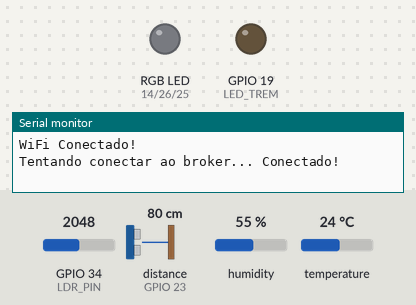
The sketch below on a simulated ESP32. On the bench: an RGB LED mixed from three pins (HIGH = lit), output pins drawn as LEDs (lit = HIGH), the last lines printed to the serial monitor. Wiring (inferred from the names in the program): ultrasonic range finder: trigger GPIO 22; echo GPIO 23. The test bench sets the inputs (shaded band); at power-on: distance to the obstacle (sensor on GPIO 23) 80 cm, GPIO 34 (LDR_PIN) = 2048, temperature 24 °C, humidity 55 %. The echo pulse lasts 58.3 µs per cm; WiFi joins after 1.5 s; servers stay silent unless stated; no MQTT or app messages arrive unless stated; not simulated (calls return 0 or success): env.h; names the files do not define were given values by the test bench: BROKER_PORT = 1883; pins used as bus, display or sensor lines are not drawn.

Above: at 4.2 s.
4.3 s: distance to the obstacle (sensor on GPIO 23) set to 18 cm
11.6 s: distance to the obstacle (sensor on GPIO 23) set to 13 cm
At 12.8 s:
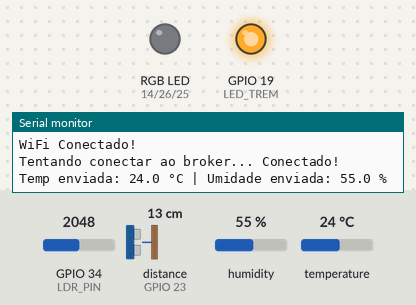
13.2 s: GPIO 34 (LDR_PIN) set to 2465
14.7 s: GPIO 34 (LDR_PIN) set to 2535
At 15.3 s:
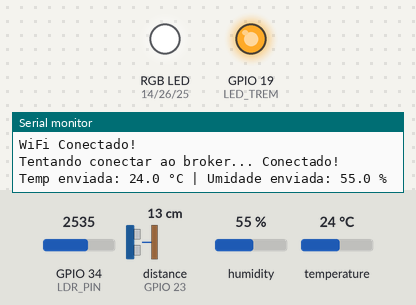
16.3 s: distance to the obstacle (sensor on GPIO 23) set to 35 cm
At 17.4 s:
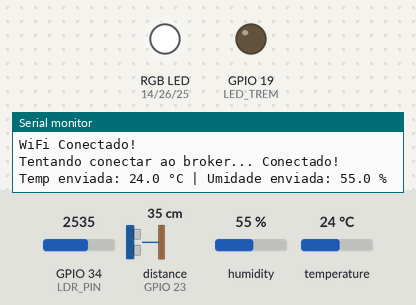
17.9 s: temperature set to 29 °C
19.4 s: temperature set to 32 °C
Timing chart, 0 to 22.4 s (numbered marks = the images above; inputs shaded):
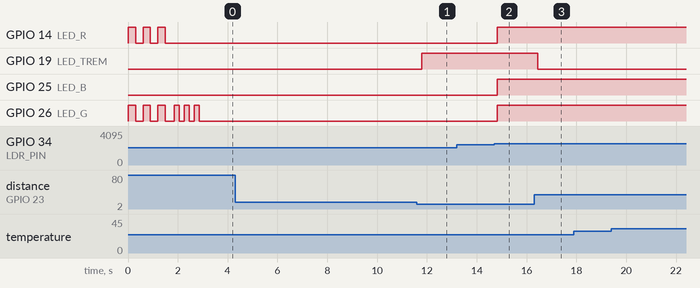

The sketch:

s1.ino
```cpp
#include <WiFi.h>                 // Biblioteca para conectar ao Wi-Fi
#include <WiFiClientSecure.h>     // Cliente HTTPS, necessário para MQTT seguro
#include <PubSubClient.h>         // Biblioteca para comunicação MQTT
#include <Adafruit_Sensor.h>      // Suporte geral para sensores Adafruit
#include <DHT.h>                  // Biblioteca do sensor DHT11
#include "env.h"                  // Arquivo com senhas, tópicos e usuário

// ======= Pinos =======
#define DHTPIN      4             // Pino do DHT11
#define DHTTYPE     DHT11         // Tipo do DHT
#define TRIG_PIN    22            // Trigger do sensor ultrassônico
#define ECHO_PIN    23            // Echo do sensor ultrassônico
#define LED_TREM    19            // LED que indica trem detectado
#define LDR_PIN     34            // Sensor de luminosidade (LDR)
#define LED_R       14            // LED RGB – vermelho
#define LED_G       26            // LED RGB – verde
#define LED_B       25            // LED RGB – azul

// ======= Objetos =======
WiFiClientSecure client;          // Cliente Wi-Fi seguro para MQTT TLS
PubSubClient mqtt(client);        // Objeto MQTT
DHT dht(DHTPIN, DHTTYPE);         // Objeto do sensor DHT11

// ======= Controle do trem =======
bool tremDetectadoAnterior = false;    // Guarda se o trem estava presente antes
unsigned long tempoInicioTrem = 0;     // Momento em que o trem foi detectado
bool mensagemParadoEnviada = false;    // Evita enviar alerta repetido

// ======= Controle do LDR =======
unsigned long ultimoEnvioLDR = 0;      // Último envio do LDR
const unsigned long intervaloLDR = 10000; // Envia leitura do LDR a cada 10 segundos

// ======= Controle do DHT11 =======
unsigned long ultimoEnvioTemp = 0;        // Controle do envio da temperatura
const unsigned long intervaloTemp = 10000; // A cada 10 segundos envia

// ======= Funções Auxiliares =======
void setColor(int r, int g, int b) {  // Liga/desliga cada cor do LED RGB
  digitalWrite(LED_R, r);
  digitalWrite(LED_G, g);
  digitalWrite(LED_B, b);
}

void piscarCor(int r, int g, int b, int tempo, int repeticoes) {
  for (int i = 0; i < repeticoes; i++) {
    setColor(r, g, b);          // Liga a cor
    delay(tempo);               // Espera
    setColor(0, 0, 0);          // Desliga
    delay(tempo);
  }
}

float medirDistancia() {
  digitalWrite(TRIG_PIN, LOW);    // Garante início em LOW
  delayMicroseconds(2);
  digitalWrite(TRIG_PIN, HIGH);   // Pulso de 10 us
  delayMicroseconds(10);
  digitalWrite(TRIG_PIN, LOW);

  long duracao = pulseIn(ECHO_PIN, HIGH, 30000); // Lê duração do eco
  if (duracao == 0) return -1;   // Se não recebeu nada, retorna -1

  return duracao * 0.034 / 2.0;  // Fórmula para calcular distância em cm
}

// ======= FUNÇÃO COM LÓGICA DE ALERTA =======
void enviarTemperaturaUmidade() {
  float temperatura = dht.readTemperature();  // Lê temperatura
  float umidade = dht.readHumidity();         // Lê umidade

  if (!isnan(temperatura) && !isnan(umidade)) {  // Verifica se leitura é válida

    char tempStr[8];
    char umidStr[8];

    dtostrf(temperatura, 4, 1, tempStr);      // Converte temperatura para string
    dtostrf(umidade, 4, 1, umidStr);          // Converte umidade para string

    mqtt.publish(TOPIC_TEMP, tempStr);        // Envia temperatura
    mqtt.publish(TOPIC_UMID, umidStr);        // Envia umidade

    // ===== ALERTA DE TEMPERATURA =====
    if (temperatura >= 31.0) {                // Se temperatura alta → alerta
      mqtt.publish(TOPIC_TEMP, "ALERTA: Temperatura alta detectada!");
      Serial.printf("ALERTA! Temp: %.1f °C | Umidade: %.1f %%\n",
                    temperatura, umidade);
    } else {
      Serial.printf("Temp enviada: %.1f °C | Umidade enviada: %.1f %%\n",
                    temperatura, umidade);
    }
  }
}

void reconnectMQTT() {
  while (!mqtt.connected()) {                   // Fica tentando até conectar
    Serial.print("Tentando conectar ao broker... ");
    if (mqtt.connect("S1_ESP32", BROKER_USER, BROKER_PASS)) {
      Serial.println("Conectado!");
      piscarCor(0, 1, 0, 200, 3);               // Verde = conectado
    } else {
      Serial.print("Falha, rc=");
      Serial.println(mqtt.state());             // Código do erro
      piscarCor(1, 1, 0, 300, 1);               // Amarelo = erro
      delay(5000);                              // Tenta de novo em 5s
    }
  }
}

// ======= Setup =======
void setup() {
  Serial.begin(115200);              // Inicia Serial

  pinMode(TRIG_PIN, OUTPUT);         // Configura pinos do ultrassônico
  pinMode(ECHO_PIN, INPUT);
  pinMode(LED_TREM, OUTPUT);
  pinMode(LDR_PIN, INPUT);
  pinMode(LED_R, OUTPUT);            // LED RGB
  pinMode(LED_G, OUTPUT);
  pinMode(LED_B, OUTPUT);

  dht.begin();                       // Inicia sensor DHT

  client.setInsecure();              // Aceita conexão MQTT sem certificado

  WiFi.begin(WIFI_SSID, WIFI_PASS);  // Conecta ao Wi-Fi
  while (WiFi.status() != WL_CONNECTED) {
    piscarCor(1, 1, 0, 300, 1);       // LED amarelo até conectar
  }

  Serial.println("\nWiFi Conectado!");

  mqtt.setServer(BROKER_URL, BROKER_PORT); // Configura broker MQTT
  reconnectMQTT();                         // Conecta ao broker
}

// ======= Loop =======
void loop() {

  if (!mqtt.connected()) {  // Mantém MQTT conectado
    reconnectMQTT();
  }
  mqtt.loop();  // Processa mensagens MQTT

  // === Enviar temperatura/umidade ===
  if (millis() - ultimoEnvioTemp >= intervaloTemp) {
    enviarTemperaturaUmidade();
    ultimoEnvioTemp = millis();
  }

  // === LDR ===
  if (millis() - ultimoEnvioLDR >= intervaloLDR) {

    int luz = analogRead(LDR_PIN);           // Lê luminosidade

    char luzStr[8];
    itoa(luz, luzStr, 10);                   // Converte para string

    mqtt.publish(TOPIC_LUZ, luzStr);         // Envia valor bruto

    if (luz >= 2500) {                       // Se pouca luz → noite
      mqtt.publish(TOPIC_LUZ, "Noite detectada");
      setColor(1, 1, 1);                     // Liga LED RGB (branco)
    } else {                                 // Caso contrário → dia
      mqtt.publish(TOPIC_LUZ, "Dia detectado");
      setColor(0, 0, 0);                     // Desliga LED RGB
    }
  }

  // === Ultrassônico ===
  float distancia = medirDistancia();        // Mede distância
  bool tremAgora = (distancia > 0 && distancia < 15); // Trem detectado < 15cm

  if (tremAgora && !tremDetectadoAnterior) {
    mqtt.publish(TOPIC_TREM, "Trem detectado");
    digitalWrite(LED_TREM, HIGH);            // Liga LED
    tempoInicioTrem = millis();              // Marca tempo
    mensagemParadoEnviada = false;
  }

  if (tremAgora && tremDetectadoAnterior) {
    if (!mensagemParadoEnviada) {
      unsigned long tempoParado = millis() - tempoInicioTrem;

      if (tempoParado >= 5000) {             // 5 segundos parado
        mqtt.publish(TOPIC_TREM, "Trem parado no ponto B");
        mensagemParadoEnviada = true;
      }
    }
  }

  if (!tremAgora && tremDetectadoAnterior) {
    digitalWrite(LED_TREM, LOW);             // Apaga LED
    mensagemParadoEnviada = false;
  }

  tremDetectadoAnterior = tremAgora;         // Atualiza estado

  delay(200);                                // Pequeno delay
}
```

Measured:
- the behaviour switches between 16 and 15 cm on distance to the obstacle (sensor on GPIO 23) (found by bisection; images 0 and 1)
- the behaviour switches between 2499 and 2500 on GPIO 34 (LDR_PIN) (found by bisection; images 1 and 2)
- after the input at 11.6 s, GPIO 19 (LED_TREM): LOW → HIGH after 0.19 s
- after the input at 13.2 s, every drawn part: stays the same
- after the input at 14.7 s, GPIO 14 (LED_R), GPIO 25 (LED_B), GPIO 26 (LED_G): LOW → HIGH after 0.13 s
- after the input at 16.3 s, GPIO 19 (LED_TREM): HIGH → LOW after 0.15 s
- after the input at 17.9 s, every drawn part: stays the same
